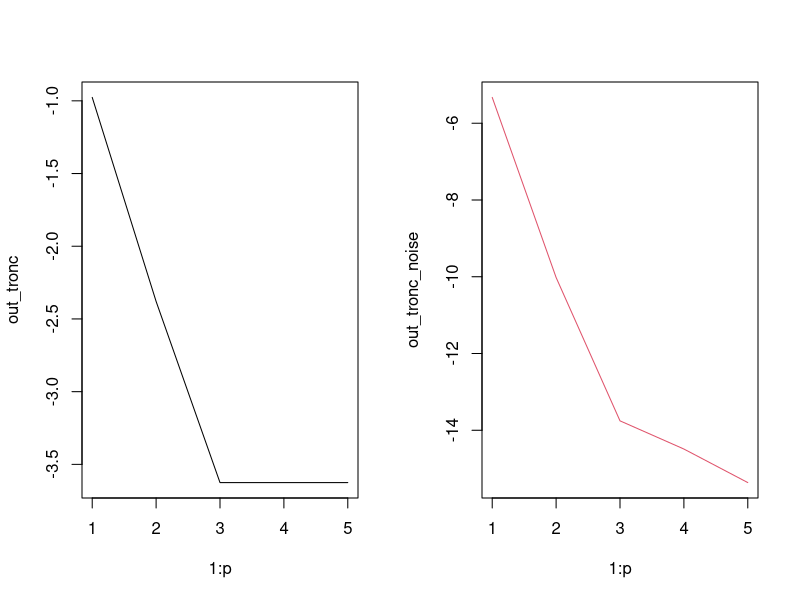

Reproduce this figure in R.
# mvtnorm provides possibility to create multivariate gaussian rv
library(mvtnorm)
library(MASS)


KDEApproach <- function(X){
  # args: X matrix containing data
  # returns: error measure of truncated covariance to the real covariance (Frobenius norm)
  
  p <- ncol(X)
  n <- nrow(X)
  mse4 <- rep(0,p)
  
  for (r in 1:p) {
    eigen_sigma <- eigen(cov(X))
    eigen_sigma$values[-(1:r)] <- 0
    sigma_trunc <- eigen_sigma$vectors %*% diag(eigen_sigma$values) %*% t(eigen_sigma$vectors)
    
    mse4[r] <- mse4[r] + norm(sigma_trunc,type="F")^2
    
    for (i in 1:n){
      eigen_sigma_n <- eigen(cov(X[-i,]))
      eigen_sigma_n$values[-(1:r)] <- 0
      sigma_trunc_n <- eigen_sigma_n$vectors %*% diag(eigen_sigma_n$values) %*% t(eigen_sigma_n$vectors)
      mse4[r] <- mse4[r] - 2/n*sum(sigma_trunc_n*(X[i,]%*%t(X[i,])))
    }
    
  }
  return(mse4)
}

#set.seed(11)
n <- 100
p <- 5
r <- 3
X <- array(rnorm(n*p,0,1),c(n,p))
svd_X <- svd(X)
svd_X$d[-(1:r)] <- 0
X_tronc <- svd_X$u %*% diag(svd_X$d) %*% t(svd_X$v)
X_tronc_noise <- X_tronc + rmvnorm(100, mean=rep(0, p), sigma=svd_X$d[r]*0.1*diag(p))
#samples <- matrix(sample(1:n),ncol=5)


out_tronc <- KDEApproach(X_tronc)
out_tronc_noise <- KDEApproach(X_tronc_noise)
par(mfrow=c(1,2))
plot(1:p, out_tronc, "l", col=1)
plot(1:p, out_tronc_noise, "l", col=2)
